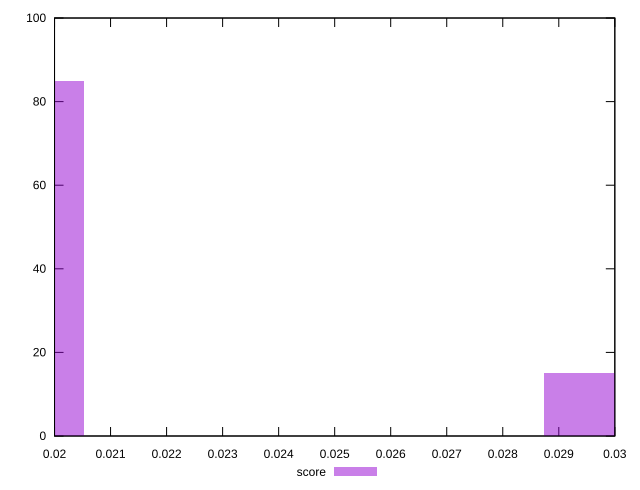

gnuplot code for this plot:
reset

$score <<EOF
0.016422756459362076 85
0.03284551291872415 15
EOF

set key outside below
set boxwidth 0.008211378229681038
set xrange [0.02:0.03]
set yrange [0:100]
set trange [0:100]
set style fill transparent solid 0.5 noborder
set terminal svg size 640, 490 enhanced background rgb 'white'
set output "report_00015_2021-02-09T16-11-33.973Z/uses-long-cache-ttl/samples/pages/score/histogram.svg"

plot $score title "score" with boxes

reset
